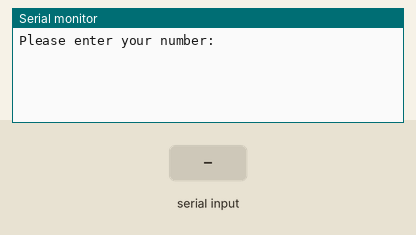
Bench run of a sketch on a simulated Arduino Uno, built with avr-gcc and run on an emulated ATmega328P. On the bench: the last lines printed to the serial monitor. The inputs (shaded band) are chosen by the test bench.

Above: at 1.2 s.
1.3 s: "90,45\n" received over Serial
At 1.8 s:
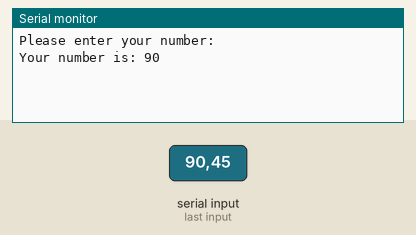
3.8 s: "30,150\n" received over Serial
At 7.1 s:
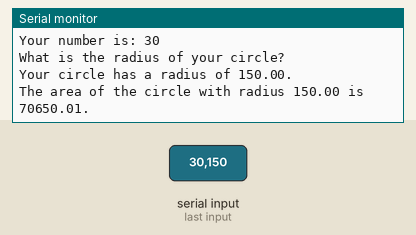

The sketch:

Tutorial_18_1_ParseInt_from_Serial_Monitor.ino
```cpp
//Reading Number from Serial Monitor (ParseInt)
int myNumber; //user input
String msg = "Please enter your number: ";
String msg2 = "Your number is: ";

float radius = 0;
float area = 0;
float pi = 3.14;
String msg3 = "What is the radius of your circle?";
String msg4 = "Your circle has a radius of ";
String msg5 = "The area of the circle with radius ";
String msg6 = " is ";
char period = '.';

int wait = 1000;

void setup() {
  // put your setup code here, to run once:
  Serial.begin(9600);
}

void loop() {
  // put your main code here, to run repeatedly:

  Serial.println(msg);
  while(Serial.available() == 0) { //while there is no input
    //do nothing, wait until user inputs a data
  }

  myNumber = Serial.parseInt(); //get user's int input
  Serial.print(msg2);
  Serial.println(myNumber);
  delay(wait);

  Serial.println(msg3);
  while(!Serial.available()) {
    //do nothing, wait until user input
  }

  radius = Serial.parseFloat(); //get user's float input
  Serial.println(msg4 + radius + period);
  delay(wait);

  area = pi * radius * radius; //calculate area of the circle based on user's radius input
  Serial.println(msg5 + radius + msg6 + area + period);
  delay(wait);

}
```

Measured:
- after the input at 1.3 s, the serial monitor: prints a new line at once (image 1)
- after the input at 3.8 s, the serial monitor: prints a new line after 0.54 s (image 2)
